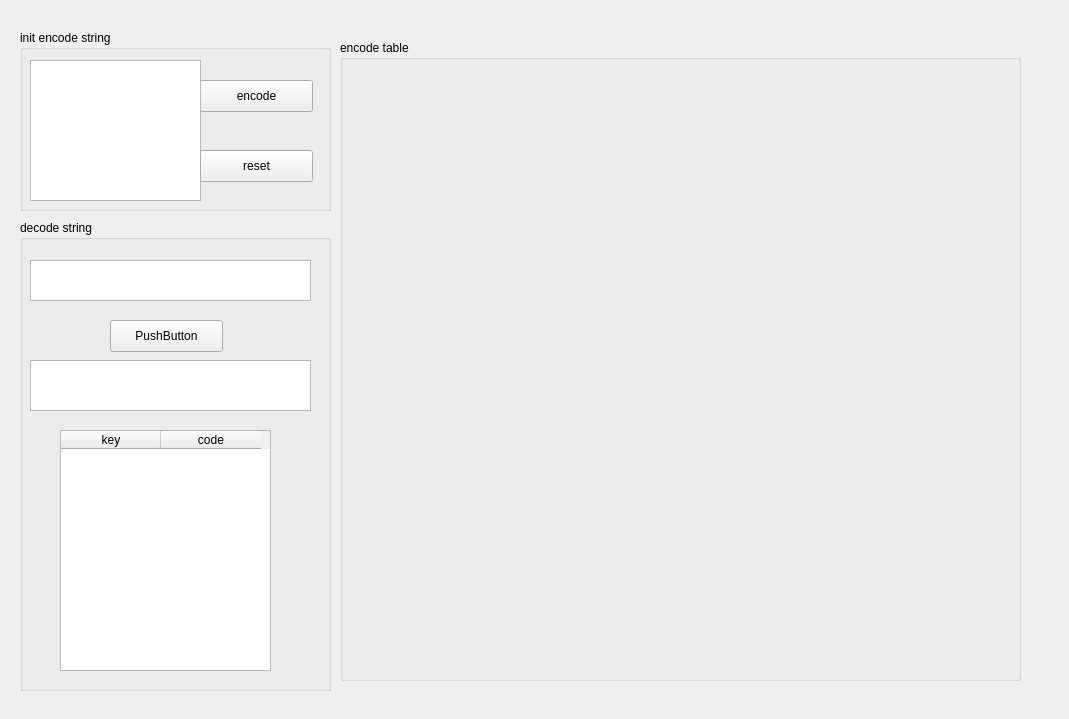
<?xml version="1.0" encoding="UTF-8"?>
<ui version="4.0">
 <class>Form</class>
 <widget class="QWidget" name="Form">
  <property name="geometry">
   <rect>
    <x>0</x>
    <y>0</y>
    <width>1069</width>
    <height>719</height>
   </rect>
  </property>
  <property name="windowTitle">
   <string>Form</string>
  </property>
  <widget class="QGroupBox" name="groupBox">
   <property name="geometry">
    <rect>
     <x>20</x>
     <y>30</y>
     <width>311</width>
     <height>181</height>
    </rect>
   </property>
   <property name="title">
    <string>init encode string</string>
   </property>
   <widget class="QPushButton" name="pb_encode">
    <property name="geometry">
     <rect>
      <x>180</x>
      <y>50</y>
      <width>113</width>
      <height>32</height>
     </rect>
    </property>
    <property name="text">
     <string>encode</string>
    </property>
   </widget>
   <widget class="QPlainTextEdit" name="pte_encode">
    <property name="geometry">
     <rect>
      <x>10</x>
      <y>30</y>
      <width>171</width>
      <height>141</height>
     </rect>
    </property>
   </widget>
   <widget class="QPushButton" name="pb_reset">
    <property name="geometry">
     <rect>
      <x>180</x>
      <y>120</y>
      <width>113</width>
      <height>32</height>
     </rect>
    </property>
    <property name="text">
     <string>reset</string>
    </property>
   </widget>
  </widget>
  <widget class="QGroupBox" name="groupBox_4">
   <property name="geometry">
    <rect>
     <x>340</x>
     <y>40</y>
     <width>681</width>
     <height>641</height>
    </rect>
   </property>
   <property name="title">
    <string>encode table</string>
   </property>
  </widget>
  <widget class="QGroupBox" name="groupBox_3">
   <property name="geometry">
    <rect>
     <x>20</x>
     <y>220</y>
     <width>311</width>
     <height>471</height>
    </rect>
   </property>
   <property name="title">
    <string>decode string</string>
   </property>
   <widget class="QPlainTextEdit" name="pte_decode_input">
    <property name="geometry">
     <rect>
      <x>10</x>
      <y>40</y>
      <width>281</width>
      <height>41</height>
     </rect>
    </property>
   </widget>
   <widget class="QPushButton" name="pb_decode">
    <property name="geometry">
     <rect>
      <x>90</x>
      <y>100</y>
      <width>113</width>
      <height>32</height>
     </rect>
    </property>
    <property name="text">
     <string>PushButton</string>
    </property>
   </widget>
   <widget class="QPlainTextEdit" name="pte_decode_output">
    <property name="geometry">
     <rect>
      <x>10</x>
      <y>140</y>
      <width>281</width>
      <height>51</height>
     </rect>
    </property>
   </widget>
   <widget class="QTableWidget" name="tw_encode_table">
    <property name="geometry">
     <rect>
      <x>40</x>
      <y>210</y>
      <width>211</width>
      <height>241</height>
     </rect>
    </property>
    <column>
     <property name="text">
      <string>key</string>
     </property>
    </column>
    <column>
     <property name="text">
      <string>code</string>
     </property>
    </column>
   </widget>
  </widget>
 </widget>
 <resources/>
 <connections/>
</ui>
